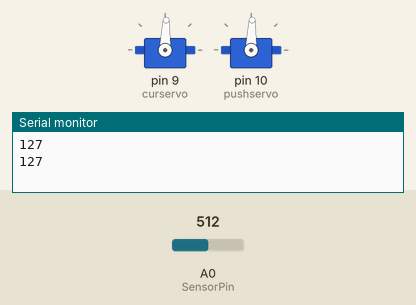
This sketch was run on a simulated Arduino Uno, built with avr-gcc and run on an emulated ATmega328P. On the bench: 2 × servo, the last lines printed to the serial monitor. The test bench sets the inputs (shaded band); at power-on: A0 (SensorPin) = 512.

Above: at 6.2 s.
6.3 s: A0 (SensorPin) set to 133
At 7.92 s:
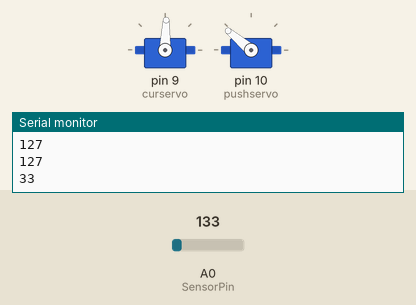
10.5 s: A0 (SensorPin) set to 109
At 10.83 s:
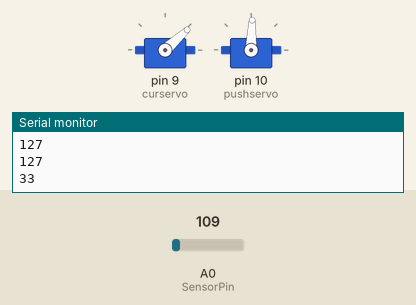
Timing chart, 0 to 13.5 s (numbered marks = the images above; inputs shaded):
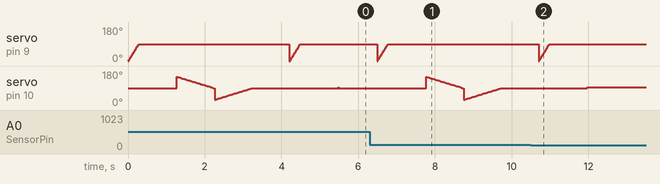

The sketch:

sketch_dec10a.ino
```cpp
#include <Servo.h>

Servo curservo;
Servo pushservo;
int SensorPin = A0;
int mfsr_r18 = 0;

int cnt=0;
int delay_time;
float C_amount, M_amount, Y_amount, K_amount, W_amount= 0;
void setup() {
  // put your setup code here, to run once:
  Serial.begin(9600);
  curservo.attach(9); // attaches the servo on pin 10 to the servo object
  pushservo.attach(10); // attaches the servo on pin 11 to the servo object

 curservo.write(88);
 pushservo.write(88);
}

int  input=0;
char*  buf;
int  buf_cnt;
float vC, vM, vY, vK;
int weight;

void loop() {
//  if(cnt == 0) {
//
//    Serial.print("0");
// if(Serial.available()>0){
//    while((input = Serial.read())!='&')
//      buf[buf_cnt++]=input;   // 0.0000 0.0000 0.0000 0.0000 35
//    vC = atof(strtok(buf, " "));
//    vM = atof(strtok(NULL, " "));
//    vY = atof(strtok(NULL, " "));
//    vK = atof(strtok(NULL, " "));
//    weight = atoi(strtok(NULL, "\0"));
//  }
//  }
//    delay(4000);
//  Serial.print(String(cnt+1));
//  if(Serial.available()>0 && cnt+1 < 6)
//    while((input = Serial.read()) != '&');
  // put your main code here, to run repeatedly:
  cmyk(1, 0, 1, 0, 5);

  int SensorReading;


  switch(cnt) {
    case 0 : delay_time = C_amount; break;
    case 1 : delay_time = M_amount; break;
    case 2 : delay_time = Y_amount; break;
    case 3 : delay_time = K_amount; break;
    case 4 : delay_time = W_amount; break;
  }

if(delay_time==0)
pushservo.write(88);

  if(cnt==5)
  {
    curservo.write(88);
    pushservo.write(88);
  while(1);
  }
for(int i =0; i<89; i++)
{
  curservo.write(i);
  delay(3);
}
delay(1000);
int Sensor_cnt=0;
while(mfsr_r18 < 30) {
    SensorReading = analogRead(SensorPin);
    mfsr_r18 = map(SensorReading, 0, 1024, 0 ,255);

  Sensor_cnt++;
    pushservo.write(94);
    Serial.println(mfsr_r18);
  }
  mfsr_r18=0;
for(int i=149; i>89; i--)
{
  pushservo.write(i);
  delay(delay_time/90);
}
for(int i=28; i<88; i++)
{
  pushservo.write(i);
  delay(delay_time/90);
}
pushservo.write(82);
delay(Sensor_cnt);

  pushservo.write(88);
 delay(1000);

  cnt++;


}
void cmyk(float C_ratio, float M_ratio, float Y_ratio, float K_ratio, float amount)
{

  int param=600;
  int count=0;
if(C_ratio==0) C_amount = 0;
else count++;
if(M_ratio==0) M_amount = 0;
else count++;
if(Y_ratio==0) Y_amount = 0;
else count++;
if(K_ratio==0) K_amount = 0;
else count++;

C_amount=(amount/count)*C_ratio*param;
M_amount=(amount/count)*M_ratio*param;
Y_amount=(amount/count)*Y_ratio*param;
K_amount=(amount/count)*K_ratio*param;
W_amount=(amount/count)*(count-C_ratio-M_ratio-Y_ratio-K_ratio)*param;
return;
}
```

Measured:
- the behaviour switches between 121 and 120 on A0 (SensorPin) (found by bisection; images 1 and 2)
- after the input at 10.5 s, servo on pin 9 (curservo): goes on until 11.0 s, then stays 88°; servo on pin 10 (pushservo): goes on until 12.0 s, then stays 94°
